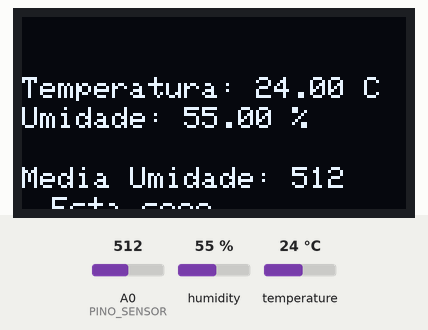
The sketch below on a simulated Arduino Uno, built with avr-gcc and run on an emulated ATmega328P. Parts: 128×64 one-colour display. The test bench sets the inputs (shaded band); at power-on: A0 (PINO_SENSOR) = 512, humidity 55 %, temperature 24 °C.

Above: at 1.2 s.
1.3 s: A0 (PINO_SENSOR) set to 490
At 12.5 s:
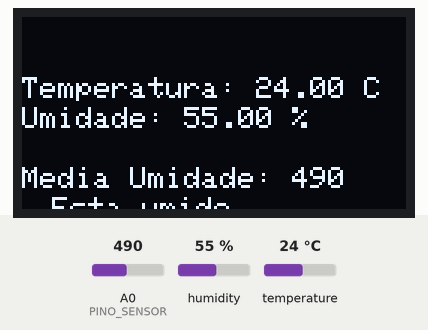
12.8 s: A0 (PINO_SENSOR) set to 510
At 22.2 s:
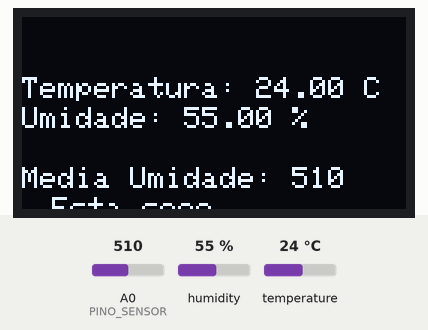
23.4 s: humidity set to 22 %
At 33.1 s:
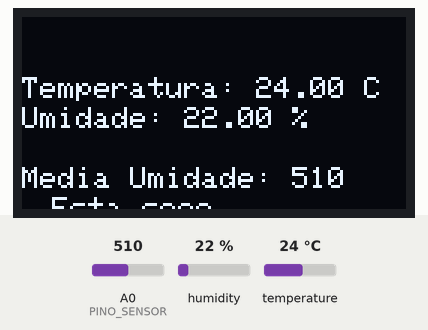
34.1 s: temperature set to 12 °C
At 43.1 s:
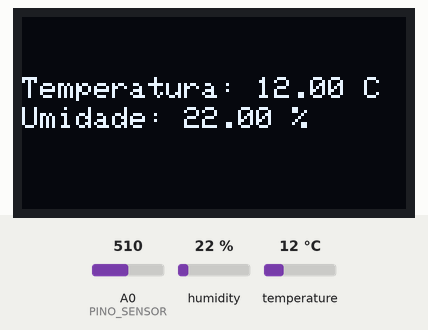
44.7 s: humidity set to 40 %
At 54.8 s:
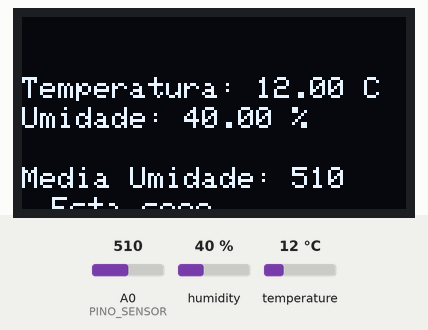
55.3 s: A0 (PINO_SENSOR) set to 306
At 65.6 s:
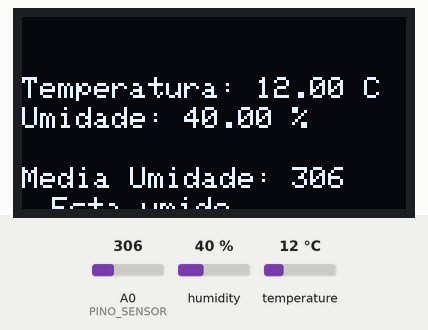
Timing chart, 0 to 67.0 s (numbered marks = the images above; inputs shaded):
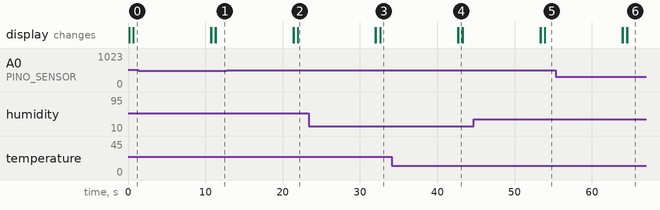

Measured:
- the behaviour switches between 500 and 499 on A0 (PINO_SENSOR) (found by bisection; images 0 and 1)
- after the input at 1.3 s, the display: first differs from a run without the input after 10.0 s (image 1)
- after the input at 12.8 s, the display: first differs from a run without the input after 9.2 s (image 2)
- after the input at 55.3 s, the display: first differs from a run without the input after 9.3 s (image 6)
- what the display in image 4 shows lasts 0.5 s, from 42.7 s to 43.2 s

The sketch:

proj_horta_atualizadoclasses.ino
```cpp
#include <Arduino.h>
#include "SensorDHT.h"
#include "DisplayOLED.h"
#include "SoilMoistureSensor.h"

#define DHTPIN 2
#define DHTTYPE DHT22
#define SCREEN_I2C_ADDR 0x3C
#define SCREEN_WIDTH 128
#define SCREEN_HEIGHT 64
#define PINO_SENSOR A0

SensorDHT sensorDHT(DHTPIN, DHTTYPE);
DisplayOLED displayOLED(SCREEN_WIDTH, SCREEN_HEIGHT, SCREEN_I2C_ADDR);
SoilMoistureSensor soilMoistureSensor(PINO_SENSOR);

void setup() {
    Serial.begin(9600);
    sensorDHT.begin();
    displayOLED.begin();
}

void loop() {
    displayOLED.clear();

    float temperature = sensorDHT.readTemperature();
    float humidity = sensorDHT.readHumidity();

    if (isnan(temperature)) {
        displayOLED.printMessage("Erro na leitura da Temp!", 0, 20);
    } else {
        displayOLED.printMessage("Temperatura: " + String(temperature) + " C", 0, 20);
    }

    if (isnan(humidity)) {
        displayOLED.printMessage("Erro na leitura da Umidade!", 0, 30);
    } else {
        displayOLED.printMessage("Umidade: " + String(humidity) + " %", 0, 30);
    }

    int averageMoisture = soilMoistureSensor.calculateAverageMoisture(5);
    displayOLED.printMessage("Media Umidade: " + String(averageMoisture), 0, 50);

    if (averageMoisture >= 500) {
        displayOLED.printMessage("Esta seco", 10, 60);
    } else {
        displayOLED.printMessage("Esta umido", 10, 60);
    }

    delay(10000);
}
```

DisplayOLED.cpp
```cpp
#include "DisplayOLED.h"

DisplayOLED::DisplayOLED(uint8_t width, uint8_t height, uint8_t addr)
    : display(width, height, &Wire, -1), address(addr) {}

void DisplayOLED::begin() {
    Wire.begin();
    display.begin(SSD1306_SWITCHCAPVCC, address);
    display.setTextColor(SSD1306_WHITE);
    display.setTextSize(1);
    display.clearDisplay();
    display.display();
}

void DisplayOLED::clear() {
    display.clearDisplay();
    display.display();
}

void DisplayOLED::printMessage(const String& message, int x, int y) {
    display.setCursor(x, y);
    display.print(message);
    display.display();
}
```

DisplayOLED.h
```cpp
  #ifndef DISPLAY_OLED_H
#define DISPLAY_OLED_H

#include <Wire.h>
#include <Adafruit_GFX.h>
#include <Adafruit_SSD1306.h>

class DisplayOLED {
public:
    DisplayOLED(uint8_t width, uint8_t height, uint8_t addr);
    void begin();
    void clear();
    void printMessage(const String& message, int x, int y);

private:
    Adafruit_SSD1306 display;
    uint8_t address;
};

#endif
```

SensorDHT.cpp
```cpp
#include "SensorDHT.h"

SensorDHT::SensorDHT(uint8_t pin, uint8_t type) : dht(pin, type) {}

void SensorDHT::begin() {
    dht.begin();
}

float SensorDHT::readTemperature() {
    sensors_event_t event;
    dht.temperature().getEvent(&event);
    if (!isnan(event.temperature)) {
        return event.temperature;
    } else {
        return NAN;
    }
}

float SensorDHT::readHumidity() {
    sensors_event_t event;
    dht.humidity().getEvent(&event);
    if (!isnan(event.relative_humidity)) {
        return event.relative_humidity;
    } else {
        return NAN;
    }
}
```

SensorDHT.h
```cpp
#ifndef SENSOR_DHT_H
#define SENSOR_DHT_H

#include <Adafruit_Sensor.h>
#include <DHT.h>
#include <DHT_U.h>

class SensorDHT {
public:
    SensorDHT(uint8_t pin, uint8_t type);
    void begin();
    float readTemperature();
    float readHumidity();

private:
    DHT_Unified dht;
};

#endif
```

SoilMoistureSensor.cpp
```cpp
#include "SoilMoistureSensor.h"

SoilMoistureSensor::SoilMoistureSensor(uint8_t pin) : pin(pin) {
    pinMode(pin, INPUT);
}

int SoilMoistureSensor::readMoisture() {
    return analogRead(pin);
}

int SoilMoistureSensor::calculateAverageMoisture(int samples) {
    long sum = 0;
    for (int i = 0; i < samples; ++i) {
        sum += readMoisture();
        delay(100);
    }
    return sum / samples;
}
```

SoilMoistureSensor.h
```cpp
#ifndef SOIL_MOISTURE_SENSOR_H
#define SOIL_MOISTURE_SENSOR_H

#include <Arduino.h>

class SoilMoistureSensor {
public:
    SoilMoistureSensor(uint8_t pin);
    int readMoisture();
    int calculateAverageMoisture(int samples);

private:
    uint8_t pin;
};

#endif
```
